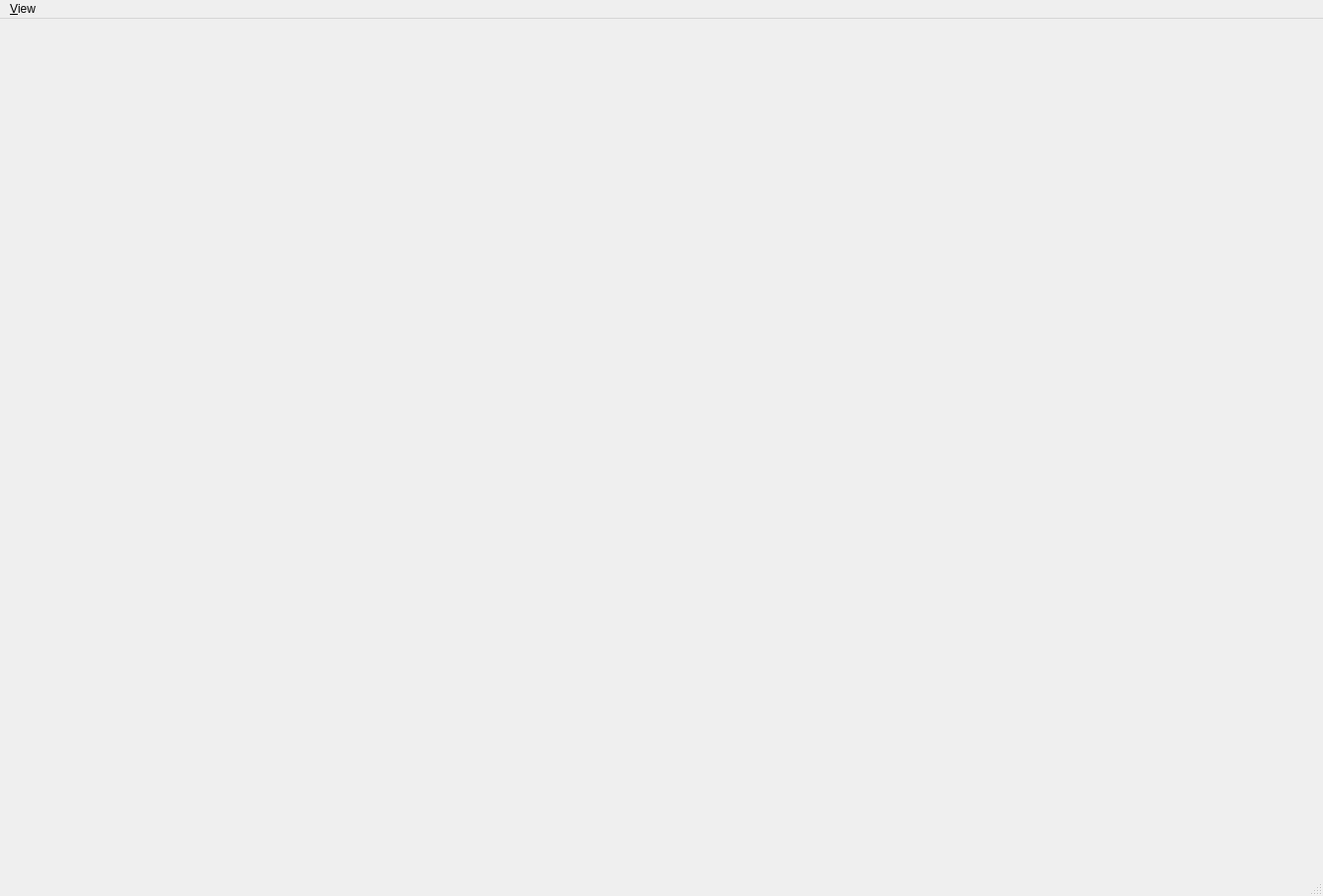
<?xml version="1.0" encoding="UTF-8"?>
<ui version="4.0">
 <class>ClassificationWorkflowWindow</class>
 <widget class="QMainWindow" name="ClassificationWorkflowWindow">
  <property name="geometry">
   <rect>
    <x>0</x>
    <y>0</y>
    <width>1339</width>
    <height>907</height>
   </rect>
  </property>
  <property name="windowTitle">
   <string>Ilastik Classification Workflow</string>
  </property>
  <widget class="QWidget" name="centralwidget">
   <layout class="QVBoxLayout" name="verticalLayout_3">
    <property name="margin">
     <number>0</number>
    </property>
    <item>
     <widget class="QSplitter" name="splitter">
      <property name="orientation">
       <enum>Qt::Horizontal</enum>
      </property>
      <widget class="VolumeEditorWidget" name="volumeEditorWidget" native="true">
       <property name="sizePolicy">
        <sizepolicy hsizetype="Expanding" vsizetype="Expanding">
         <horstretch>99</horstretch>
         <verstretch>0</verstretch>
        </sizepolicy>
       </property>
      </widget>
     </widget>
    </item>
   </layout>
  </widget>
  <widget class="QMenuBar" name="menuBar">
   <property name="geometry">
    <rect>
     <x>0</x>
     <y>0</y>
     <width>1339</width>
     <height>25</height>
    </rect>
   </property>
   <property name="nativeMenuBar">
    <bool>false</bool>
   </property>
   <widget class="QMenu" name="menuView">
    <property name="title">
     <string>&amp;View</string>
    </property>
    <addaction name="actionFitToScreen"/>
    <addaction name="actionToggleAllHuds"/>
    <addaction name="actionCenterAllImages"/>
    <addaction name="actionShowDebugPatches"/>
    <addaction name="separator"/>
    <addaction name="actionOnly_for_current_view"/>
    <addaction name="actionFitImage"/>
    <addaction name="actionToggleSelectedHud"/>
    <addaction name="actionCenterImage"/>
    <addaction name="actionReset_zoom"/>
    <addaction name="actionRubberBandZoom"/>
   </widget>
   <addaction name="menuView"/>
  </widget>
  <widget class="QStatusBar" name="statusbar"/>
  <action name="actionOpenFile">
   <property name="icon">
    <iconset>
     <normaloff>icons/document-open.png</normaloff>icons/document-open.png</iconset>
   </property>
   <property name="text">
    <string>&amp;Open File</string>
   </property>
   <property name="iconVisibleInMenu">
    <bool>true</bool>
   </property>
  </action>
  <action name="actionFitToScreen">
   <property name="icon">
    <iconset>
     <normaloff>icons/view-fullscreen.png</normaloff>icons/view-fullscreen.png</iconset>
   </property>
   <property name="text">
    <string>&amp;Zoom to &amp;fit</string>
   </property>
   <property name="toolTip">
    <string>Fit all</string>
   </property>
   <property name="iconVisibleInMenu">
    <bool>true</bool>
   </property>
  </action>
  <action name="actionQuit">
   <property name="icon">
    <iconset>
     <normaloff>icons/process-stop.png</normaloff>icons/process-stop.png</iconset>
   </property>
   <property name="text">
    <string>&amp;Quit</string>
   </property>
   <property name="iconVisibleInMenu">
    <bool>true</bool>
   </property>
  </action>
  <action name="actionShowDebugPatches">
   <property name="checkable">
    <bool>true</bool>
   </property>
   <property name="text">
    <string>&amp;Show Debug Patches</string>
   </property>
   <property name="shortcut">
    <string>Ctrl+D</string>
   </property>
   <property name="iconVisibleInMenu">
    <bool>false</bool>
   </property>
  </action>
  <action name="actionToggleAllHuds">
   <property name="text">
    <string>Toggle huds</string>
   </property>
   <property name="toolTip">
    <string>Hide or show all huds</string>
   </property>
  </action>
  <action name="actionOnly_for_current_view">
   <property name="enabled">
    <bool>true</bool>
   </property>
   <property name="text">
    <string>Only for selected view</string>
   </property>
   <property name="font">
    <font>
     <weight>75</weight>
     <italic>true</italic>
     <bold>true</bold>
    </font>
   </property>
   <property name="iconVisibleInMenu">
    <bool>true</bool>
   </property>
  </action>
  <action name="actionFor_all_axis">
   <property name="enabled">
    <bool>false</bool>
   </property>
   <property name="text">
    <string>For all axis</string>
   </property>
   <property name="font">
    <font>
     <weight>75</weight>
     <italic>true</italic>
     <bold>true</bold>
     <strikeout>false</strikeout>
    </font>
   </property>
   <property name="menuRole">
    <enum>QAction::TextHeuristicRole</enum>
   </property>
  </action>
  <action name="actionToggleSelectedHud">
   <property name="text">
    <string>Toggle hud</string>
   </property>
   <property name="toolTip">
    <string>toggle selected hud</string>
   </property>
   <property name="shortcut">
    <string>H</string>
   </property>
   <property name="shortcutContext">
    <enum>Qt::WidgetShortcut</enum>
   </property>
  </action>
  <action name="actionCenterAllImages">
   <property name="text">
    <string>Center Images</string>
   </property>
  </action>
  <action name="actionCenterImage">
   <property name="text">
    <string>Center Image</string>
   </property>
   <property name="shortcut">
    <string>C</string>
   </property>
   <property name="shortcutContext">
    <enum>Qt::WidgetShortcut</enum>
   </property>
  </action>
  <action name="actionFitImage">
   <property name="text">
    <string>Fit image</string>
   </property>
   <property name="toolTip">
    <string>fit image into view</string>
   </property>
   <property name="shortcut">
    <string>F</string>
   </property>
   <property name="shortcutContext">
    <enum>Qt::ApplicationShortcut</enum>
   </property>
  </action>
  <action name="actionReset_zoom">
   <property name="text">
    <string>Reset zoom</string>
   </property>
   <property name="toolTip">
    <string>reset zoom</string>
   </property>
   <property name="shortcut">
    <string>W</string>
   </property>
  </action>
  <action name="actionRubberBandZoom">
   <property name="text">
    <string>Rubber band zoom</string>
   </property>
   <property name="toolTip">
    <string>Zoom selected area</string>
   </property>
   <property name="shortcut">
    <string>R</string>
   </property>
  </action>
  <action name="actionOpenStack">
   <property name="icon">
    <iconset>
     <normaloff>icons/document-open.png</normaloff>icons/document-open.png</iconset>
   </property>
   <property name="text">
    <string>Open &amp;Stack</string>
   </property>
  </action>
 </widget>
 <customwidgets>
  <customwidget>
   <class>VolumeEditorWidget</class>
   <extends>QWidget</extends>
   <header>volumina.volumeEditorWidget</header>
  </customwidget>
 </customwidgets>
 <resources/>
 <connections/>
</ui>
